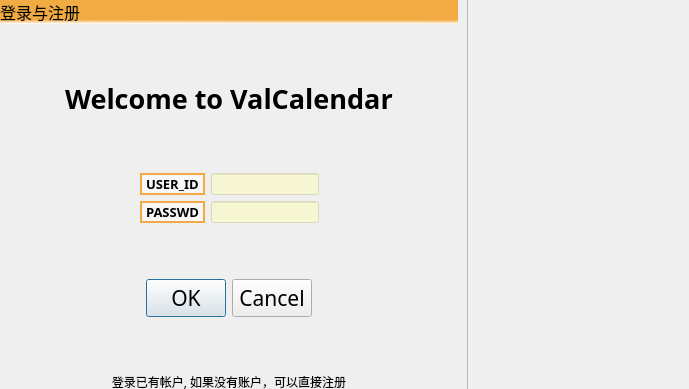
<?xml version="1.0" encoding="UTF-8"?>
<ui version="4.0">
 <class>REG_N_LOGIN</class>
 <widget class="QDialog" name="REG_N_LOGIN">
  <property name="geometry">
   <rect>
    <x>0</x>
    <y>0</y>
    <width>689</width>
    <height>389</height>
   </rect>
  </property>
  <property name="windowTitle">
   <string>Dialog</string>
  </property>
  <property name="styleSheet">
   <string notr="true">#reg_n_login{background-image: url(:/calendar/111.jpg);}</string>
  </property>
  <widget class="QFrame" name="frame_2">
   <property name="geometry">
    <rect>
     <x>-10</x>
     <y>-10</y>
     <width>478</width>
     <height>411</height>
    </rect>
   </property>
   <property name="frameShape">
    <enum>QFrame::StyledPanel</enum>
   </property>
   <property name="frameShadow">
    <enum>QFrame::Raised</enum>
   </property>
   <layout class="QGridLayout" name="gridLayout_3">
    <item row="0" column="0">
     <layout class="QGridLayout" name="gridLayout">
      <item row="3" column="0">
       <spacer name="verticalSpacer_3">
        <property name="orientation">
         <enum>Qt::Vertical</enum>
        </property>
        <property name="sizeHint" stdset="0">
         <size>
          <width>20</width>
          <height>40</height>
         </size>
        </property>
       </spacer>
      </item>
      <item row="0" column="0">
       <widget class="QLabel" name="label_4">
        <property name="font">
         <font>
          <family>潮字社凌渡崩塌简繁-闪</family>
          <pointsize>12</pointsize>
         </font>
        </property>
        <property name="styleSheet">
         <string notr="true">background-color: qlineargradient(spread:pad, x1:0.505682, y1:0.614, x2:0.5, y2:1, stop:0.534091 rgba(242, 171, 66, 255), stop:1 rgba(255, 255, 255, 255));</string>
        </property>
        <property name="text">
         <string>登录与注册</string>
        </property>
       </widget>
      </item>
      <item row="8" column="0">
       <widget class="QLabel" name="label_5">
        <property name="font">
         <font>
          <family>潮字社国风睿楷简繁-闪</family>
         </font>
        </property>
        <property name="styleSheet">
         <string notr="true"/>
        </property>
        <property name="text">
         <string>登录已有帐户, 如果没有账户，可以直接注册</string>
        </property>
        <property name="alignment">
         <set>Qt::AlignCenter</set>
        </property>
       </widget>
      </item>
      <item row="5" column="0">
       <spacer name="verticalSpacer_5">
        <property name="orientation">
         <enum>Qt::Vertical</enum>
        </property>
        <property name="sizeHint" stdset="0">
         <size>
          <width>20</width>
          <height>40</height>
         </size>
        </property>
       </spacer>
      </item>
      <item row="4" column="0">
       <layout class="QVBoxLayout" name="verticalLayout_2">
        <item>
         <layout class="QHBoxLayout" name="horizontalLayout_2">
          <property name="spacing">
           <number>6</number>
          </property>
          <property name="sizeConstraint">
           <enum>QLayout::SetFixedSize</enum>
          </property>
          <item>
           <spacer name="horizontalSpacer_5">
            <property name="orientation">
             <enum>Qt::Horizontal</enum>
            </property>
            <property name="sizeHint" stdset="0">
             <size>
              <width>40</width>
              <height>20</height>
             </size>
            </property>
           </spacer>
          </item>
          <item>
           <widget class="QLabel" name="label_2">
            <property name="sizePolicy">
             <sizepolicy hsizetype="Maximum" vsizetype="Maximum">
              <horstretch>0</horstretch>
              <verstretch>0</verstretch>
             </sizepolicy>
            </property>
            <property name="font">
             <font>
              <family>Rockwell Extra Bold</family>
              <pointsize>10</pointsize>
              <bold>true</bold>
             </font>
            </property>
            <property name="styleSheet">
             <string notr="true">
background-color: rgb(255, 255, 255,0.5);
border:2px solid rgb(242, 171, 66);border-radius:15px;</string>
            </property>
            <property name="text">
             <string>USER_ID</string>
            </property>
            <property name="alignment">
             <set>Qt::AlignLeading|Qt::AlignLeft|Qt::AlignVCenter</set>
            </property>
            <property name="openExternalLinks">
             <bool>true</bool>
            </property>
           </widget>
          </item>
          <item>
           <widget class="QLineEdit" name="lineEdit_3">
            <property name="sizePolicy">
             <sizepolicy hsizetype="Minimum" vsizetype="Maximum">
              <horstretch>0</horstretch>
              <verstretch>0</verstretch>
             </sizepolicy>
            </property>
            <property name="styleSheet">
             <string notr="true">background-color: rgba(255, 255, 169, 105);</string>
            </property>
            <property name="text">
             <string notr="true"/>
            </property>
           </widget>
          </item>
          <item>
           <spacer name="horizontalSpacer_6">
            <property name="orientation">
             <enum>Qt::Horizontal</enum>
            </property>
            <property name="sizeHint" stdset="0">
             <size>
              <width>40</width>
              <height>20</height>
             </size>
            </property>
           </spacer>
          </item>
         </layout>
        </item>
        <item>
         <layout class="QHBoxLayout" name="horizontalLayout">
          <property name="spacing">
           <number>6</number>
          </property>
          <property name="sizeConstraint">
           <enum>QLayout::SetFixedSize</enum>
          </property>
          <item>
           <spacer name="horizontalSpacer_7">
            <property name="orientation">
             <enum>Qt::Horizontal</enum>
            </property>
            <property name="sizeHint" stdset="0">
             <size>
              <width>40</width>
              <height>20</height>
             </size>
            </property>
           </spacer>
          </item>
          <item>
           <widget class="QLabel" name="label">
            <property name="sizePolicy">
             <sizepolicy hsizetype="Maximum" vsizetype="Maximum">
              <horstretch>0</horstretch>
              <verstretch>0</verstretch>
             </sizepolicy>
            </property>
            <property name="font">
             <font>
              <family>Rockwell Extra Bold</family>
              <pointsize>10</pointsize>
              <bold>true</bold>
             </font>
            </property>
            <property name="styleSheet">
             <string notr="true">
background-color: rgb(255, 255, 255,0.5);
border:2px solid rgb(242, 171, 66);border-radius:15px;</string>
            </property>
            <property name="text">
             <string>PASSWD</string>
            </property>
            <property name="alignment">
             <set>Qt::AlignLeading|Qt::AlignLeft|Qt::AlignVCenter</set>
            </property>
            <property name="openExternalLinks">
             <bool>true</bool>
            </property>
           </widget>
          </item>
          <item>
           <widget class="QLineEdit" name="lineEdit">
            <property name="sizePolicy">
             <sizepolicy hsizetype="Minimum" vsizetype="Maximum">
              <horstretch>0</horstretch>
              <verstretch>0</verstretch>
             </sizepolicy>
            </property>
            <property name="styleSheet">
             <string notr="true">background-color: rgba(255, 255, 169, 105);</string>
            </property>
            <property name="text">
             <string notr="true"/>
            </property>
           </widget>
          </item>
          <item>
           <spacer name="horizontalSpacer_8">
            <property name="orientation">
             <enum>Qt::Horizontal</enum>
            </property>
            <property name="sizeHint" stdset="0">
             <size>
              <width>40</width>
              <height>20</height>
             </size>
            </property>
           </spacer>
          </item>
         </layout>
        </item>
       </layout>
      </item>
      <item row="7" column="0">
       <spacer name="verticalSpacer_2">
        <property name="orientation">
         <enum>Qt::Vertical</enum>
        </property>
        <property name="sizeHint" stdset="0">
         <size>
          <width>20</width>
          <height>40</height>
         </size>
        </property>
       </spacer>
      </item>
      <item row="6" column="0">
       <layout class="QHBoxLayout" name="horizontalLayout_4">
        <item>
         <spacer name="horizontalSpacer_3">
          <property name="orientation">
           <enum>Qt::Horizontal</enum>
          </property>
          <property name="sizeHint" stdset="0">
           <size>
            <width>40</width>
            <height>20</height>
           </size>
          </property>
         </spacer>
        </item>
        <item>
         <widget class="QDialogButtonBox" name="buttonBox">
          <property name="font">
           <font>
            <family>潮字社国风睿楷简繁-闪</family>
            <pointsize>16</pointsize>
            <italic>false</italic>
            <bold>false</bold>
           </font>
          </property>
          <property name="cursor">
           <cursorShape>ArrowCursor</cursorShape>
          </property>
          <property name="styleSheet">
           <string notr="true">font: 9pt &quot;潮字社国风睿楷简繁-闪&quot;;
font: 16pt &quot;潮字社国风睿楷简繁-闪&quot;;</string>
          </property>
          <property name="orientation">
           <enum>Qt::Horizontal</enum>
          </property>
          <property name="standardButtons">
           <set>QDialogButtonBox::Cancel|QDialogButtonBox::Ok</set>
          </property>
         </widget>
        </item>
        <item>
         <spacer name="horizontalSpacer_4">
          <property name="orientation">
           <enum>Qt::Horizontal</enum>
          </property>
          <property name="sizeHint" stdset="0">
           <size>
            <width>40</width>
            <height>20</height>
           </size>
          </property>
         </spacer>
        </item>
       </layout>
      </item>
      <item row="2" column="0">
       <layout class="QHBoxLayout" name="horizontalLayout_3">
        <item>
         <spacer name="horizontalSpacer">
          <property name="orientation">
           <enum>Qt::Horizontal</enum>
          </property>
          <property name="sizeHint" stdset="0">
           <size>
            <width>40</width>
            <height>20</height>
           </size>
          </property>
         </spacer>
        </item>
        <item>
         <widget class="QLabel" name="label_3">
          <property name="sizePolicy">
           <sizepolicy hsizetype="Preferred" vsizetype="Preferred">
            <horstretch>0</horstretch>
            <verstretch>0</verstretch>
           </sizepolicy>
          </property>
          <property name="font">
           <font>
            <family>Rockwell Extra Bold</family>
            <pointsize>20</pointsize>
            <italic>false</italic>
            <bold>true</bold>
           </font>
          </property>
          <property name="styleSheet">
           <string notr="true">color: rgb(0, 0, 0);
</string>
          </property>
          <property name="text">
           <string>Welcome to ValCalendar</string>
          </property>
          <property name="textFormat">
           <enum>Qt::MarkdownText</enum>
          </property>
         </widget>
        </item>
        <item>
         <spacer name="horizontalSpacer_2">
          <property name="orientation">
           <enum>Qt::Horizontal</enum>
          </property>
          <property name="sizeHint" stdset="0">
           <size>
            <width>40</width>
            <height>20</height>
           </size>
          </property>
         </spacer>
        </item>
       </layout>
      </item>
      <item row="1" column="0">
       <spacer name="verticalSpacer_4">
        <property name="orientation">
         <enum>Qt::Vertical</enum>
        </property>
        <property name="sizeHint" stdset="0">
         <size>
          <width>20</width>
          <height>40</height>
         </size>
        </property>
       </spacer>
      </item>
     </layout>
    </item>
   </layout>
  </widget>
  <widget class="QLabel" name="label_6">
   <property name="geometry">
    <rect>
     <x>450</x>
     <y>0</y>
     <width>241</width>
     <height>391</height>
    </rect>
   </property>
   <property name="text">
    <string/>
   </property>
   <property name="pixmap">
    <pixmap resource="calendar.qrc">:/calendar/D:/图片/Saved Pictures/微信图片_20230111183050.jpg</pixmap>
   </property>
   <property name="scaledContents">
    <bool>true</bool>
   </property>
  </widget>
 </widget>
 <resources>
  <include location="calendar.qrc"/>
 </resources>
 <connections>
  <connection>
   <sender>buttonBox</sender>
   <signal>accepted()</signal>
   <receiver>REG_N_LOGIN</receiver>
   <slot>accept()</slot>
   <hints>
    <hint type="sourcelabel">
     <x>248</x>
     <y>254</y>
    </hint>
    <hint type="destinationlabel">
     <x>157</x>
     <y>274</y>
    </hint>
   </hints>
  </connection>
  <connection>
   <sender>buttonBox</sender>
   <signal>rejected()</signal>
   <receiver>REG_N_LOGIN</receiver>
   <slot>reject()</slot>
   <hints>
    <hint type="sourcelabel">
     <x>316</x>
     <y>260</y>
    </hint>
    <hint type="destinationlabel">
     <x>286</x>
     <y>274</y>
    </hint>
   </hints>
  </connection>
 </connections>
</ui>
